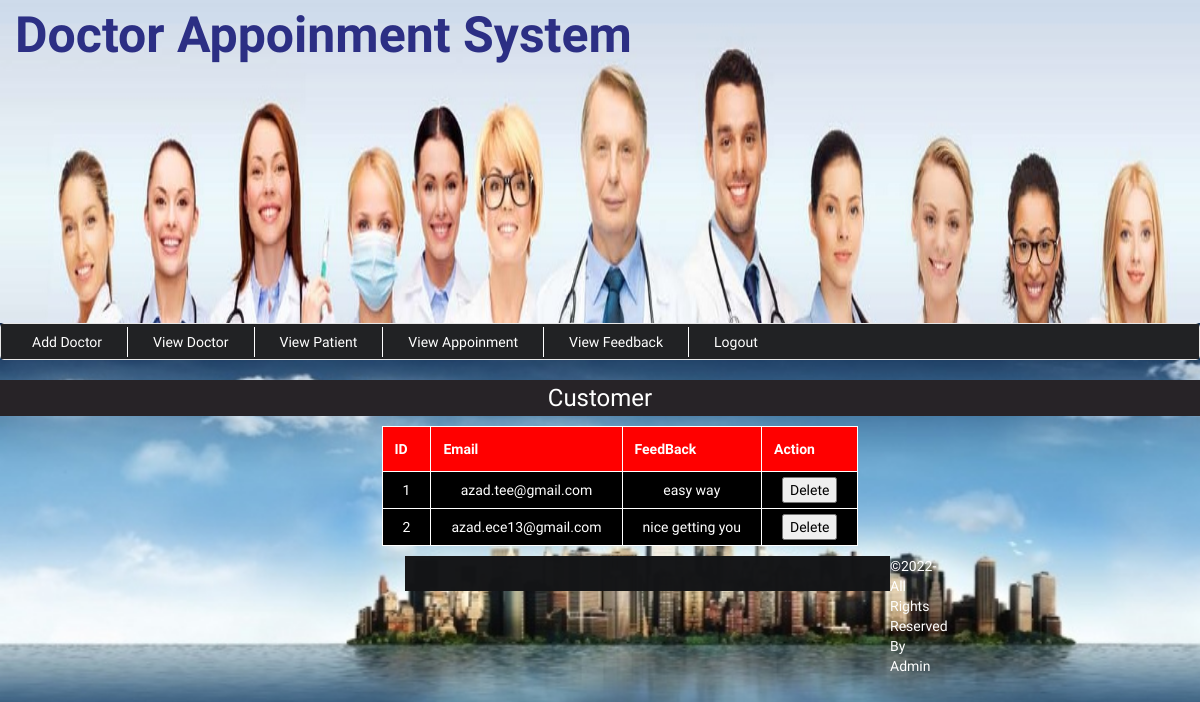
Screenshot of /admin/viewFeedback.php (signed in) with the database file from the repository.
### tables this page shows
CREATE TABLE `feedback` (
  `id` int(11) NOT NULL,
  `email` varchar(22) NOT NULL,
  `feedback` varchar(22) NOT NULL
);

### admin/viewFeedback.php (the view, shortened to what this page needs)
<?php include('header.php'); ?>
	<div class="dashboard" style="background-color:#fff;">
		<h3 class="text-center" style="background-color:#272327;color: #fff;padding: 5px;">Customer</h3>
	</div>
			<div class="all_user" style="margin-top:0px; margin-left: 40px;">
				<?php
					include('../config.php');
					$sql = " SELECT * FROM feedback";
					$result = mysqli_query($conn,$sql);
					$count = mysqli_num_rows($result);
					if($count>=1){
						echo "<table border='1' align='center' cellpadding='32'>
							<tr>
								<th>ID</th>
								<th>Email</th>
								<th>FeedBack</th>
								<th>Action</th>
							</tr>";
						while($row=mysqli_fetch_array($result)){
								echo "<tr>";
								echo "<td>".$row['id']."</td>";
								echo "<td>".$row['email']."</td>";
								echo "<td>".$row['feedback']."</td>";
								echo "<td><button type='submit' name='submit' style='color:#000;'>Delete</button></td>";
								echo "</tr>";
						}
						echo "</table>";
					}
					else{
						print "<p align='center'>Sorry, No match found for your search result..!!!</p>";
					}
					?>
			</div>
 <?php include('footer.php'); ?>
	</div>
</body>
</html>

### admin/style.css (style rules this page uses)
body { font-family: 'El Messiri', sans-serif; background:url(../img/bg3.jpg) fixed no-repeat; background-size:cover; }
table { border-collapse: collapse; background-color: darkred; }
table,th,td { border: 1px solid #fff;width:;margin: 10px auto; }
th { background-color: red;color: white; padding:12px; }
td { padding: 5px 20px; text-align: center; color: white; background-color:black; }

### rows the page displays
feedback: id "1", email "azad.tee@gmail.com", feedback "easy way"
feedback: id "2", email "azad.ece13@gmail.com", feedback "nice getting you"
